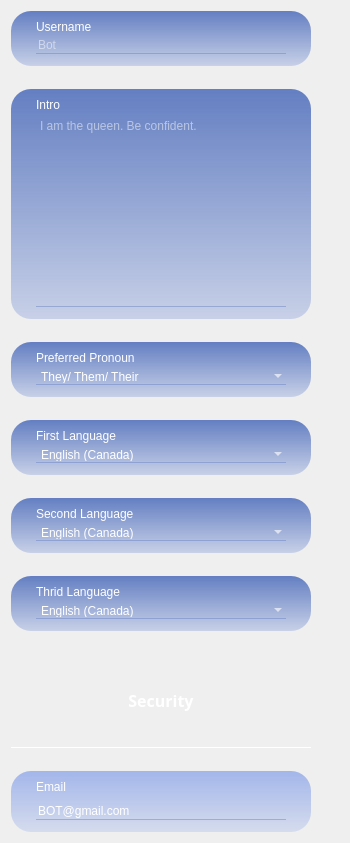
                           <widget class="QWidget" name="scrollAreaWidgetContents">
                            <property name="geometry">
                             <rect>
                              <x>0</x>
                              <y>0</y>
                              <width>348</width>
                              <height>843</height>
                             </rect>
                            </property>
                            <layout class="QVBoxLayout" name="verticalLayout_11">
                             <property name="spacing">
                              <number>23</number>
                             </property>
                             <property name="rightMargin">
                              <number>39</number>
                             </property>
                             <item>
                              <widget class="QWidget" name="username_wid" native="true">
                               <property name="sizePolicy">
                                <sizepolicy hsizetype="Expanding" vsizetype="Fixed">
                                 <horstretch>0</horstretch>
                                 <verstretch>0</verstretch>
                                </sizepolicy>
                               </property>
                               <property name="minimumSize">
                                <size>
                                 <width>300</width>
                                 <height>0</height>
                                </size>
                               </property>
                               <property name="styleSheet">
                                <string notr="true">QWidget#username_wid
{
background-color: qlineargradient(spread:pad, x1:1, y1:0, x2:1, y2:1, stop:0 rgba(100, 127, 194, 255), stop:1 rgba(123, 149, 216, 87));
border-radius: 20px
}</string>
                               </property>
                               <layout class="QVBoxLayout" name="verticalLayout_10">
                                <property name="spacing">
                                 <number>3</number>
                                </property>
                                <property name="leftMargin">
                                 <number>25</number>
                                </property>
                                <property name="rightMargin">
                                 <number>25</number>
                                </property>
                                <property name="bottomMargin">
                                 <number>12</number>
                                </property>
                                <item>
                                 <widget class="QLabel" name="username_ti">
                                  <property name="styleSheet">
                                   <string notr="true">QLabel#username_ti{
background-color: none;
	font: 8pt &quot;Poppins&quot;;
color: white;
}</string>
                                  </property>
                                  <property name="text">
                                   <string>Username</string>
                                  </property>
                                 </widget>
                                </item>
                                <item>
                                 <widget class="QLineEdit" name="username_enter">
                                  <property name="styleSheet">
                                   <string notr="true">QLineEdit#username_enter{
background-color:rgba(255, 255, 255, 0);
border:none;
border-bottom:1px solid rgba(101, 128, 195, 120);
color: white;
	font: 12pt &quot;Poppins&quot;;
}</string>
                                  </property>
                                  <property name="placeholderText">
                                   <string>Bot</string>
                                  </property>
                                 </widget>
                                </item>
                               </layout>
                              </widget>
                             </item>
                             <item>
                              <widget class="QWidget" name="intro" native="true">
                               <property name="sizePolicy">
                                <sizepolicy hsizetype="Expanding" vsizetype="Fixed">
                                 <horstretch>0</horstretch>
                                 <verstretch>0</verstretch>
                                </sizepolicy>
                               </property>
                               <property name="minimumSize">
                                <size>
                                 <width>300</width>
                                 <height>0</height>
                                </size>
                               </property>
                               <property name="styleSheet">
                                <string notr="true">QWidget#intro
{
background-color: qlineargradient(spread:pad, x1:1, y1:0, x2:1, y2:1, stop:0 rgba(100, 127, 194, 255), stop:1 rgba(123, 149, 216, 87));
border-radius: 20px
}</string>
                               </property>
                               <layout class="QVBoxLayout" name="verticalLayout_17">
                                <property name="spacing">
                                 <number>3</number>
                                </property>
                                <property name="leftMargin">
                                 <number>25</number>
                                </property>
                                <property name="rightMargin">
                                 <number>25</number>
                                </property>
                                <property name="bottomMargin">
                                 <number>12</number>
                                </property>
                                <item>
                                 <widget class="QLabel" name="intro_ti">
                                  <property name="styleSheet">
                                   <string notr="true">QLabel#intro_ti{
background-color: none;
	font: 8pt &quot;Poppins&quot;;
color: white;
}</string>
                                  </property>
                                  <property name="text">
                                   <string>Intro</string>
                                  </property>
                                 </widget>
                                </item>
                                <item>
                                 <widget class="QTextEdit" name="textEdit">
                                  <property name="styleSheet">
                                   <string notr="true">QTextEdit{
background-color:rgba(255, 255, 255, 0);
border:none;
border-bottom:1px solid rgba(101, 128, 195, 120);
color: white;
	font: 12pt &quot;Poppins&quot;;
}





QScrollArea {
        border: none;
    }

    QScrollBar {
        background: #7B95D8;
        border-radius: 5px;
    }

    QScrollBar:horizontal {
        height: 13px;
    }

    QScrollBar:vertical {
        width: 13px;
    }

    QScrollBar::handle {
        background: #E1EAFE;
        border-radius: 5px;
    }

    QScrollBar::handle:horizontal {
        height: 25px;
        min-width: 10px;
    }

    QScrollBar::handle:vertical {
        width: 25px;
        min-height: 10px;
    }

    QScrollBar::add-line {
        border: none;
        background: none;
    }

    QScrollBar::sub-line {
        border: none;
        background: none;
    }</string>
                                  </property>
                                  <property name="placeholderText">
                                   <string>I am the queen. Be confident. </string>
                                  </property>
                                 </widget>
                                </item>
                               </layout>
                              </widget>
                             </item>
                             <item>
                              <widget class="QWidget" name="preferred_pro_wid" native="true">
                               <property name="sizePolicy">
                                <sizepolicy hsizetype="Expanding" vsizetype="Fixed">
                                 <horstretch>0</horstretch>
                                 <verstretch>0</verstretch>
                                </sizepolicy>
                               </property>
                               <property name="minimumSize">
                                <size>
                                 <width>300</width>
                                 <height>0</height>
                                </size>
                               </property>
                               <property name="styleSheet">
                                <string notr="true">QWidget#preferred_pro_wid
{
background-color: qlineargradient(spread:pad, x1:1, y1:0, x2:1, y2:1, stop:0 rgba(100, 127, 194, 255), stop:1 rgba(123, 149, 216, 87));
border-radius: 20px
}</string>
                               </property>
                               <layout class="QVBoxLayout" name="verticalLayout_13">
                                <property name="spacing">
                                 <number>3</number>
                                </property>
                                <property name="leftMargin">
                                 <number>25</number>
                                </property>
                                <property name="rightMargin">
                                 <number>25</number>
                                </property>
                                <property name="bottomMargin">
                                 <number>12</number>
                                </property>
                                <item>
                                 <widget class="QLabel" name="perferred_pro">
                                  <property name="styleSheet">
                                   <string notr="true">QLabel#perferred_pro
{
background-color: none;
	font: 8pt &quot;Poppins&quot;;
color: white;
}</string>
                                  </property>
                                  <property name="text">
                                   <string>Preferred Pronoun</string>
                                  </property>
                                 </widget>
                                </item>
                                <item>
                                 <widget class="QComboBox" name="pro_comboBox">
                                  <property name="styleSheet">
                                   <string notr="true">QComboBox{
background-color:rgba(255, 255, 255, 0);
border:none;
border-bottom:1px solid rgba(101, 128, 195, 120);
color: white;
font: 12pt &quot;Poppins&quot;;
}

QComboBox QAbstractItemView{
background-color:#BBC8EA;
border:1px solid rgba(101, 128, 195, 120);
color: white;
	font: 12pt &quot;Poppins&quot;;
border-radius: 10px;
}</string>
                                  </property>
                                  <item>
                                   <property name="text">
                                    <string>They/ Them/ Their</string>
                                   </property>
                                  </item>
                                  <item>
                                   <property name="text">
                                    <string>She/ Her/ Hers</string>
                                   </property>
                                  </item>
                                  <item>
                                   <property name="text">
                                    <string>He/ Him/ His </string>
                                   </property>
                                  </item>
                                 </widget>
                                </item>
                               </layout>
                              </widget>
                             </item>
                             <item>
                              <widget class="QWidget" name="language_1st" native="true">
                               <property name="sizePolicy">
                                <sizepolicy hsizetype="Expanding" vsizetype="Fixed">
                                 <horstretch>0</horstretch>
                                 <verstretch>0</verstretch>
                                </sizepolicy>
                               </property>
                               <property name="minimumSize">
                                <size>
                                 <width>300</width>
                                 <height>0</height>
                                </size>
                               </property>
                               <property name="styleSheet">
                                <string notr="true">QWidget#language_1st
{
background-color: qlineargradient(spread:pad, x1:1, y1:0, x2:1, y2:1, stop:0 rgba(100, 127, 194, 255), stop:1 rgba(123, 149, 216, 87));
border-radius: 20px
}</string>
                               </property>
                               <layout class="QVBoxLayout" name="verticalLayout_14">
                                <property name="spacing">
                                 <number>3</number>
                                </property>
                                <property name="leftMargin">
                                 <number>25</number>
                                </property>
                                <property name="rightMargin">
                                 <number>25</number>
                                </property>
                                <property name="bottomMargin">
                                 <number>12</number>
                                </property>
                                <item>
                                 <widget class="QLabel" name="language_1st_til">
                                  <property name="styleSheet">
                                   <string notr="true">QLabel#language_1st_til
{
background-color: none;
	font: 8pt &quot;Poppins&quot;;
color: white;
}</string>
                                  </property>
                                  <property name="text">
                                   <string>First Language</string>
                                  </property>
                                 </widget>
                                </item>
                                <item>
                                 <widget class="QComboBox" name="language_1st_com">
                                  <property name="styleSheet">
                                   <string notr="true">QComboBox{
background-color:rgba(255, 255, 255, 0);
border:none;
border-bottom:1px solid rgba(101, 128, 195, 120);
color: white;
font: 12pt &quot;Poppins&quot;;
}

QComboBox QAbstractItemView{
background-color:#BBC8EA;
border:1px solid rgba(101, 128, 195, 120);
color: white;
	font: 12pt &quot;Poppins&quot;;
border-radius: 10px;
}</string>
                                  </property>
                                  <item>
                                   <property name="text">
                                    <string>English (Canada)</string>
                                   </property>
                                  </item>
                                  <item>
                                   <property name="text">
                                    <string>English (US)</string>
                                   </property>
                                  </item>
                                  <item>
                                   <property name="text">
                                    <string>French</string>
                                   </property>
                                  </item>
                                  <item>
                                   <property name="text">
                                    <string>German</string>
                                   </property>
                                  </item>
                                  <item>
                                   <property name="text">
                                    <string>Chinese (Simplified)</string>
                                   </property>
                                  </item>
                                  <item>
                                   <property name="text">
                                    <string>Chinese (Traditional)</string>
                                   </property>
                                  </item>
                                  <item>
                                   <property name="text">
                                    <string>Spanish</string>
                                   </property>
                                  </item>
                                  <item>
                                   <property name="text">
                                    <string>Japanese</string>
                                   </property>
                                  </item>
                                  <item>
                                   <property name="text">
                                    <string>Korean</string>
                                   </property>
                                  </item>
                                 </widget>
                                </item>
                               </layout>
                              </widget>
                             </item>
                             <item>
                              <widget class="QWidget" name="language_2nd" native="true">
                               <property name="sizePolicy">
                                <sizepolicy hsizetype="Expanding" vsizetype="Fixed">
                                 <horstretch>0</horstretch>
                                 <verstretch>0</verstretch>
                                </sizepolicy>
                               </property>
                               <property name="minimumSize">
                                <size>
                                 <width>300</width>
                                 <height>0</height>
                                </size>
                               </property>
                               <property name="styleSheet">
                                <string notr="true">QWidget#language_2nd
{
background-color: qlineargradient(spread:pad, x1:1, y1:0, x2:1, y2:1, stop:0 rgba(100, 127, 194, 255), stop:1 rgba(123, 149, 216, 87));
border-radius: 20px
}</string>
                               </property>
                               <layout class="QVBoxLayout" name="verticalLayout_15">
                                <property name="spacing">
                                 <number>3</number>
                                </property>
                                <property name="leftMargin">
                                 <number>25</number>
                                </property>
                                <property name="rightMargin">
                                 <number>25</number>
                                </property>
                                <property name="bottomMargin">
                                 <number>12</number>
                                </property>
                                <item>
                                 <widget class="QLabel" name="language_2nd_til">
                                  <property name="styleSheet">
                                   <string notr="true">QLabel#language_2nd_til
{
background-color: none;
	font: 8pt &quot;Poppins&quot;;
color: white;
}</string>
                                  </property>
                                  <property name="text">
                                   <string>Second Language</string>
                                  </property>
                                 </widget>
                                </item>
                                <item>
                                 <widget class="QComboBox" name="language_2nd_com">
                                  <property name="styleSheet">
                                   <string notr="true">QComboBox{
background-color:rgba(255, 255, 255, 0);
border:none;
border-bottom:1px solid rgba(101, 128, 195, 120);
color: white;
font: 12pt &quot;Poppins&quot;;
}

QComboBox QAbstractItemView{
background-color:#BBC8EA;
border:1px solid rgba(101, 128, 195, 120);
color: white;
	font: 12pt &quot;Poppins&quot;;
border-radius: 10px;
}</string>
                                  </property>
                                  <item>
                                   <property name="text">
                                    <string>English (Canada)</string>
                                   </property>
                                  </item>
                                  <item>
                                   <property name="text">
                                    <string>English (US)</string>
                                   </property>
                                  </item>
                                  <item>
                                   <property name="text">
                                    <string>French</string>
                                   </property>
                                  </item>
                                  <item>
                                   <property name="text">
                                    <string>German</string>
                                   </property>
                                  </item>
                                  <item>
                                   <property name="text">
                                    <string>Chinese (Simplified)</string>
                                   </property>
                                  </item>
                                  <item>
                                   <property name="text">
                                    <string>Chinese (Traditional)</string>
                                   </property>
                                  </item>
                                  <item>
                                   <property name="text">
                                    <string>Spanish</string>
                                   </property>
                                  </item>
                                  <item>
                                   <property name="text">
                                    <string>Japanese</string>
                                   </property>
                                  </item>
                                  <item>
                                   <property name="text">
                                    <string>Korean</string>
                                   </property>
                                  </item>
                                 </widget>
                                </item>
                               </layout>
                              </widget>
                             </item>
                             <item>
                              <widget class="QWidget" name="language_3rd" native="true">
                               <property name="sizePolicy">
                                <sizepolicy hsizetype="Expanding" vsizetype="Fixed">
                                 <horstretch>0</horstretch>
                                 <verstretch>0</verstretch>
                                </sizepolicy>
                               </property>
                               <property name="minimumSize">
                                <size>
                                 <width>300</width>
                                 <height>0</height>
                                </size>
                               </property>
                               <property name="styleSheet">
                                <string notr="true">QWidget#language_3rd
{
background-color: qlineargradient(spread:pad, x1:1, y1:0, x2:1, y2:1, stop:0 rgba(100, 127, 194, 255), stop:1 rgba(123, 149, 216, 87));
border-radius: 20px
}</string>
                               </property>
                               <layout class="QVBoxLayout" name="verticalLayout_16">
                                <property name="spacing">
                                 <number>3</number>
                                </property>
                                <property name="leftMargin">
                                 <number>25</number>
                                </property>
                                <property name="rightMargin">
                                 <number>25</number>
                                </property>
                                <property name="bottomMargin">
                                 <number>12</number>
                                </property>
                                <item>
                                 <widget class="QLabel" name="language_3rd_til">
                                  <property name="styleSheet">
                                   <string notr="true">QLabel#language_3rd_til
{
background-color: none;
	font: 8pt &quot;Poppins&quot;;
color: white;
}</string>
                                  </property>
                                  <property name="text">
                                   <string>Thrid Language</string>
                                  </property>
                                 </widget>
                                </item>
                                <item>
                                 <widget class="QComboBox" name="language_3rd_com">
                                  <property name="styleSheet">
                                   <string notr="true">QComboBox{
background-color:rgba(255, 255, 255, 0);
border:none;
border-bottom:1px solid rgba(101, 128, 195, 120);
color: white;
font: 12pt &quot;Poppins&quot;;
}

QComboBox QAbstractItemView{
background-color:#BBC8EA;
border:1px solid rgba(101, 128, 195, 120);
color: white;
	font: 12pt &quot;Poppins&quot;;
border-radius: 10px;
}</string>
                                  </property>
                                  <item>
                                   <property name="text">
                                    <string>English (Canada)</string>
                                   </property>
                                  </item>
                                  <item>
                                   <property name="text">
                                    <string>English (US)</string>
                                   </property>
                                  </item>
                                  <item>
                                   <property name="text">
                                    <string>French</string>
                                   </property>
                                  </item>
                                  <item>
                                   <property name="text">
                                    <string>German</string>
                                   </property>
                                  </item>
                                  <item>
                                   <property name="text">
                                    <string>Chinese (Simplified)</string>
                                   </property>
                                  </item>
                                  <item>
                                   <property name="text">
                                    <string>Chinese (Traditional)</string>
                                   </property>
                                  </item>
                                  <item>
                                   <property name="text">
                                    <string>Spanish</string>
                                   </property>
                                  </item>
                                  <item>
                                   <property name="text">
                                    <string>Japanese</string>
                                   </property>
                                  </item>
                                  <item>
                                   <property name="text">
                                    <string>Korean</string>
                                   </property>
                                  </item>
                                 </widget>
                                </item>
                               </layout>
                              </widget>
                             </item>
                             <item>
                              <widget class="QLabel" name="title_security">
                               <property name="font">
                                <font>
                                 <family>Poppins</family>
                                 <pointsize>12</pointsize>
                                 <weight>75</weight>
                                 <italic>false</italic>
                                 <bold>true</bold>
                                </font>
                               </property>
                               <property name="styleSheet">
                                <string notr="true">QLabel#title_security{
border: white;
	border-bottom: 1px solid rgb(255, 255, 255);
background-color: none;
color: white;
}</string>
                               </property>
                               <property name="text">
                                <string>Security</string>
                               </property>
                               <property name="alignment">
                                <set>Qt::AlignCenter</set>
                               </property>
                               <property name="margin">
                                <number>3</number>
                               </property>
                              </widget>
                             </item>
                             <item>
                              <widget class="QWidget" name="Security_block" native="true">
                               <property name="sizePolicy">
                                <sizepolicy hsizetype="Expanding" vsizetype="Fixed">
                                 <horstretch>0</horstretch>
                                 <verstretch>0</verstretch>
                                </sizepolicy>
                               </property>
                               <property name="minimumSize">
                                <size>
                                 <width>300</width>
                                 <height>0</height>
                                </size>
                               </property>
                               <property name="styleSheet">
                                <string notr="true">QWidget#Security_block
{
background-color: qlineargradient(spread:pad, x1:1, y1:0, x2:1, y2:1, stop:0 rgba(163, 182, 234, 255), stop:1 rgba(163, 182, 234, 87));
border-radius: 20px
}</string>
                               </property>
                               <layout class="QVBoxLayout" name="verticalLayout_18">
                                <property name="spacing">
                                 <number>9</number>
                                </property>
                                <property name="leftMargin">
                                 <number>25</number>
                                </property>
                                <property name="rightMargin">
                                 <number>25</number>
                                </property>
                                <property name="bottomMargin">
                                 <number>12</number>
                                </property>
                                <item>
                                 <widget class="QLabel" name="enter_email_title">
                                  <property name="styleSheet">
                                   <string notr="true">QLabel#enter_email_title{
background-color: none;
	font: 8pt &quot;Poppins&quot;;
color: white;
}</string>
                                  </property>
                                  <property name="text">
                                   <string>Email</string>
                                  </property>
                                 </widget>
                                </item>
                                <item>
                                 <widget class="QLineEdit" name="enter_email">
                                  <property name="styleSheet">
                                   <string notr="true">QLineEdit#enter_email{
background-color:rgba(255, 255, 255, 0);
border:none;
border-bottom:1px solid rgba(101, 128, 195, 120);
color: white;
	font: 12pt &quot;Poppins&quot;;
}</string>
                                  </property>
                                  <property name="text">
                                   <string>BOT@gmail.com</string>
                                  </property>
                                  <property name="placeholderText">
                                   <string>Bot</string>
                                  </property>
                                 </widget>
                                </item>
                               </layout>
                              </widget>
                             </item>
                            </layout>
                           </widget>
